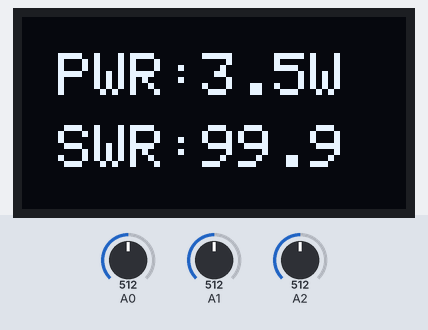
The sketch below on a simulated Arduino Uno, built with avr-gcc and run on an emulated ATmega328P. On the bench: 128×64 one-colour display. Inputs (shaded band) come from the test bench; at power-on: A0 = 512, A1 = 512, A2 = 512.

Above: at 6.7 s.
6.8 s: A0 set to 5
At 7.7 s:
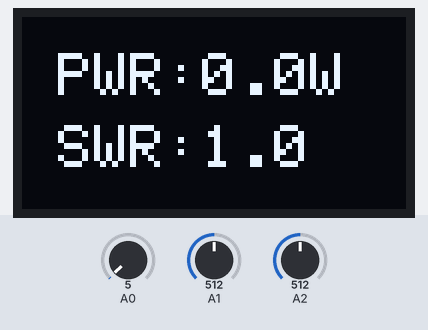
8.6 s: A0 set to 2
At 8.9 s:
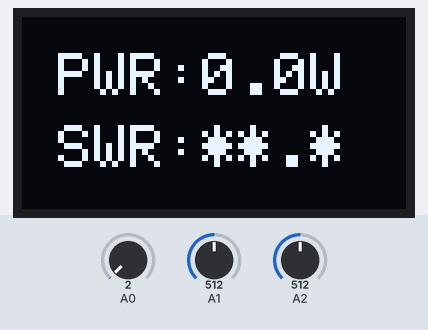
10.1 s: A0 set to 716
At 10.21 s:
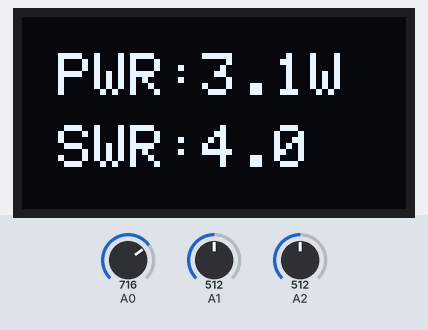
11.8 s: A0 set to 0
At 11.9 s:
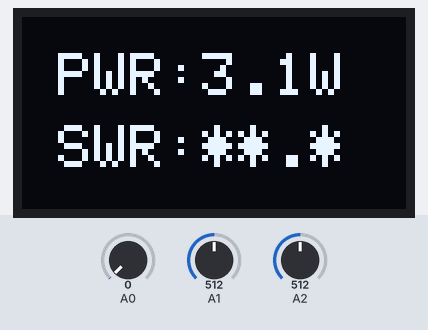
Timing chart, 0 to 14.5 s (numbered marks = the images above; inputs shaded):
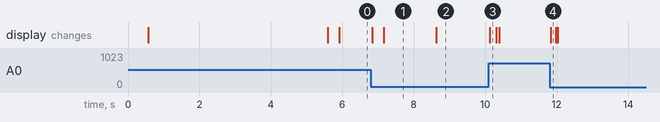

The sketch:

QRP_POWER_METER.ino
```cpp
// (licence header left out)
// Use of the MegunoLINK filter library is licensed by the copyright owners under the terms of the
// GNU Lesser General Public License: https://github.com/Megunolink/MLP/blob/master/LICENSE.

// THE SOFTWARE IS PROVIDED "AS IS", WITHOUT WARRANTY OF ANY KIND, EXPRESS OR
// IMPLIED, INCLUDING BUT NOT LIMITED TO THE WARRANTIES OF MERCHANTABILITY,
// FITNESS FOR A PARTICULAR PURPOSE AND NONINFRINGEMENT. IN NO EVENT SHALL THE
// AUTHORS OR COPYRIGHT HOLDERS BE LIABLE FOR ANY CLAIM, DAMAGES OR OTHER
// LIABILITY, WHETHER IN AN ACTION OF CONTRACT, TORT OR OTHERWISE, ARISING FROM,
// OUT OF OR IN CONNECTION WITH THE SOFTWARE OR THE USE OR OTHER DEALINGS IN THE
// SOFTWARE.

// This program is designed to run on an Atmega328P with internal 8MHz clock and internal bandgap voltage reference.
// It takes the outputs from a Stockton bridge using a 10:1 transformer turns ratio and 1N5711 Scottky diodes,
// applies calibration factors then calculates and displays the average forward power, VSWR and battery voltage.

// ATMEGA FUSE VALUES
// E:FF   H:D7   L:E2

#include <Wire.h>
#include <Adafruit_SSD1306.h>
#include <Filter.h>

#define VERSION   "v1.06"
#define SCREEN_WIDTH 128 // OLED display width, in pixels
#define SCREEN_HEIGHT 64 // OLED display height, in pixels
#define OLED_RESET    -1 // Reset pin # (or -1 if sharing Arduino reset pin)

Adafruit_SSD1306 display(SCREEN_WIDTH, SCREEN_HEIGHT, &Wire, OLED_RESET);

// DEFINE VARIABLES

float Vfwd;   // Forward voltage
float Vrev;   // Reverse voltage
float Pfwd;   // Forward power
float Prev;   // Reverse power
float SWR;    // VSWR
float Gamma;  // Reflection coefficient
float Vbat;   // Battery voltage

// CALIBRATION FACTORS
// The tolerance on the Atmega328P's internal voltage reference is 1.0 to 1.2 Volts.
// The actual voltage should be measured on pin 21 and entered below.

// The response of the 1N5711 diodes follows a curve represented by the equation:
// Pfwd = aVfwd^2 + bVfwd (and the same for Prev and Vrev)
// where a and b are constants determined by plotting Power In vs Vfwd and performing a curve fit.
// An excellent tool for this can be found at https://veusz.github.io/
// The values of a and b below can be adjusted if necessary to improve accuracy (try adjusting b first).

const float IntRef = 1.1;
const float a = 1.0;
const float b = 0.75;

// FUNCTIONS TO CALCULATE FORWARD AND REVERSE POWER

float CalculatePfwd ()
{
  float Vadc0 = analogRead(A0); // Read ADC0 (pin 23)
  Vadc0 = constrain(Vadc0, 1, 1023); // Prevent divide-by-zero when calculating Gamma
  Vfwd = 2.8 * ((Vadc0 + 0.5) * IntRef / 1024); // Scaled up by R3 & R4
  Pfwd = a * sq(Vfwd) + b * Vfwd;
  return Pfwd;
}

float CalculateSWR ()
{
  float Vadc1 = analogRead(A1); // Read ADC1 (pin 24)
  Vrev = 2.8 * ((Vadc1 + 0.5) * IntRef / 1024); // Scaled up by R7 & R8
  Prev = a * sq(Vrev) + b * Vrev;
  if (Prev < 0.01)
  { //exclude residual values
    Prev = 0;
  }
  Gamma = sqrt(Prev / Pfwd); // Calculate reflection coefficient

  SWR = (1 + Gamma) / (1 - Gamma);
  SWR = constrain(SWR, 1, 99.9);
  return SWR;
}

// ADC FILTER
// A recursive filter removes jitter from the readings using the MegunoLINK filter library:
// https://www.megunolink.com/documentation/arduino-libraries/exponential-filter/

// Create new exponential filters with a weight of 90 and initial value of 0
// Adjust these values as required for a stable display

ExponentialFilter<float> FilteredPfwd(50, 0);
ExponentialFilter<float> FilteredVSWR(50, 0);

void setup()
{
  ADCSRA &= ~(bit (ADPS0) | bit (ADPS1) | bit (ADPS2)); // Clear prescaler bits
  ADCSRA |= bit (ADPS1) | bit (ADPS2);                  // Set prescaler to 64

// Enable the internal voltage reference and disable unused digital buffers
  analogReference (INTERNAL);
  bitSet (DIDR0, ADC3D);
  bitSet (DIDR0, ADC4D);
  bitSet (DIDR0, ADC5D);

  analogRead (A2);  // Read ADC2
  delay (500); // Allow ADC to settle
  float Vpot = analogRead (A2); // Read ADC again
  Vbat = 4.9 * ((Vpot + 0.5) * IntRef / 1024); // Calculate battery voltage scaled by R9 & R10

// Display startup screen
  Serial.begin(9600);
  display.begin(SSD1306_SWITCHCAPVCC, 0x3C);  //Initialize with the I2C address 0x3C.
  display.clearDisplay();
  display.setTextSize(1);
  display.setTextColor(WHITE);
  display.setCursor(0, 0);
  display.print("   POWER/SWR METER   ");
  display.setCursor(0, 16);
  display.print("    12 Watts maximum    ");
  display.setCursor(0, 32);
  display.print("Battery volts = ");
  display.print(Vbat);
  display.setCursor(0, 48);
  display.print("--------");
  display.print(VERSION);
  display.print("--------");
  display.display();
  delay(5000);        // delay 5 seconds

}

void loop()
{
  float Power = CalculatePfwd(); // Get new value of forward power
  FilteredPfwd.Filter(Power); // Apply filter to new value
  float SmoothPower = FilteredPfwd.Current(); // Return current value of filter output

  float VSWR = CalculateSWR(); // Get new value of VSWR
  FilteredVSWR.Filter(VSWR); // Apply filter to new value
  float SmoothVSWR = FilteredVSWR.Current(); // Return current value of filter output

// Display Power and VSWR
  display.clearDisplay();
  display.setTextSize(2);
  display.setCursor (12, 12);
  display.print("PWR: ");
  display.setCursor (60, 12);
  display.print(SmoothPower, 1); // Display forward power to one decimal place
  display.print("W");
  display.setCursor (12, 36);
  display.print("SWR: ");
  display.setCursor (60, 36);
  if (Pfwd < 0.01)
  { display.print("**.*"); // Blank invalid readings
  }
   else {
  display.print(SmoothVSWR, 1); // Display VSWR to one decimal place
  }
  display.display();

}
```

Measured:
- the behaviour switches between 4 and 3 on A0 (found by bisection; images 1 and 2)
- after the input at 6.8 s, the display: first changes at once (image 1 shows a later state)
- after the input at 8.6 s, the display: changes at once (image 2)
- after the input at 10.1 s, the display: changes at once (image 3)
- after the input at 11.8 s, the display: changes at once (image 4)
